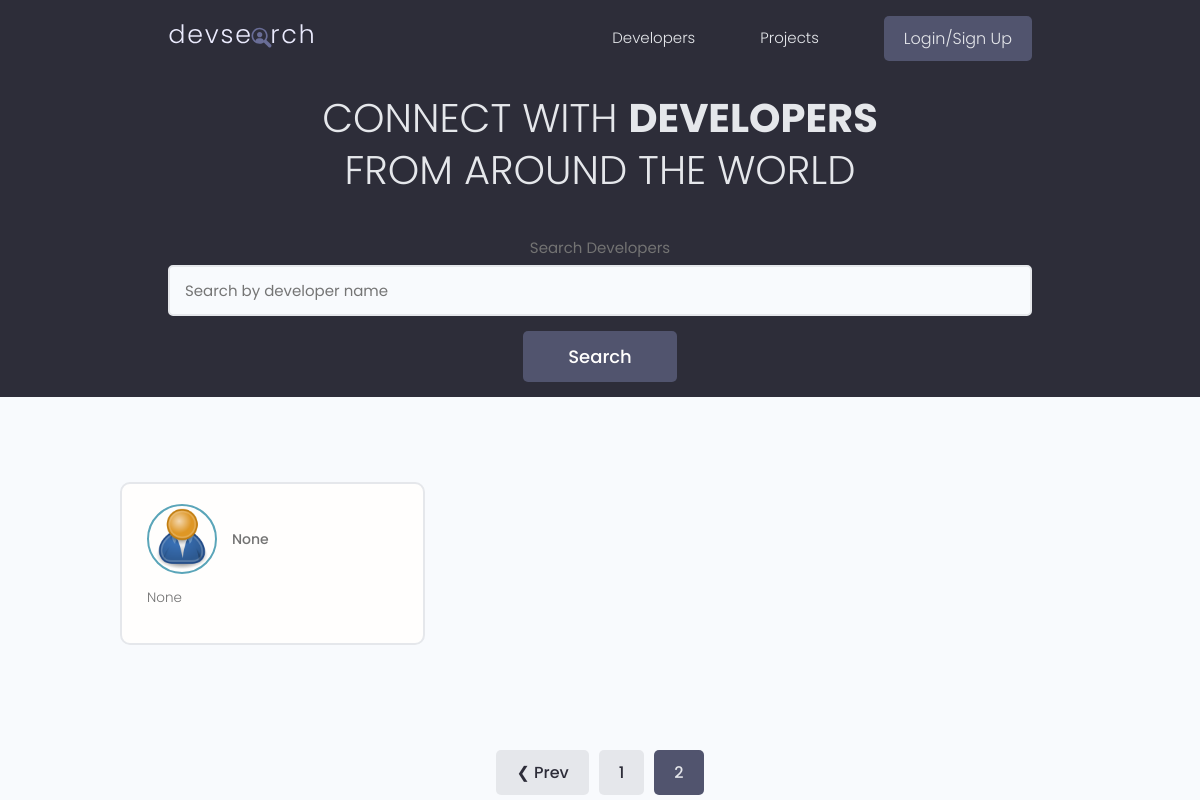
Page /?page=2 on the earlier database version.
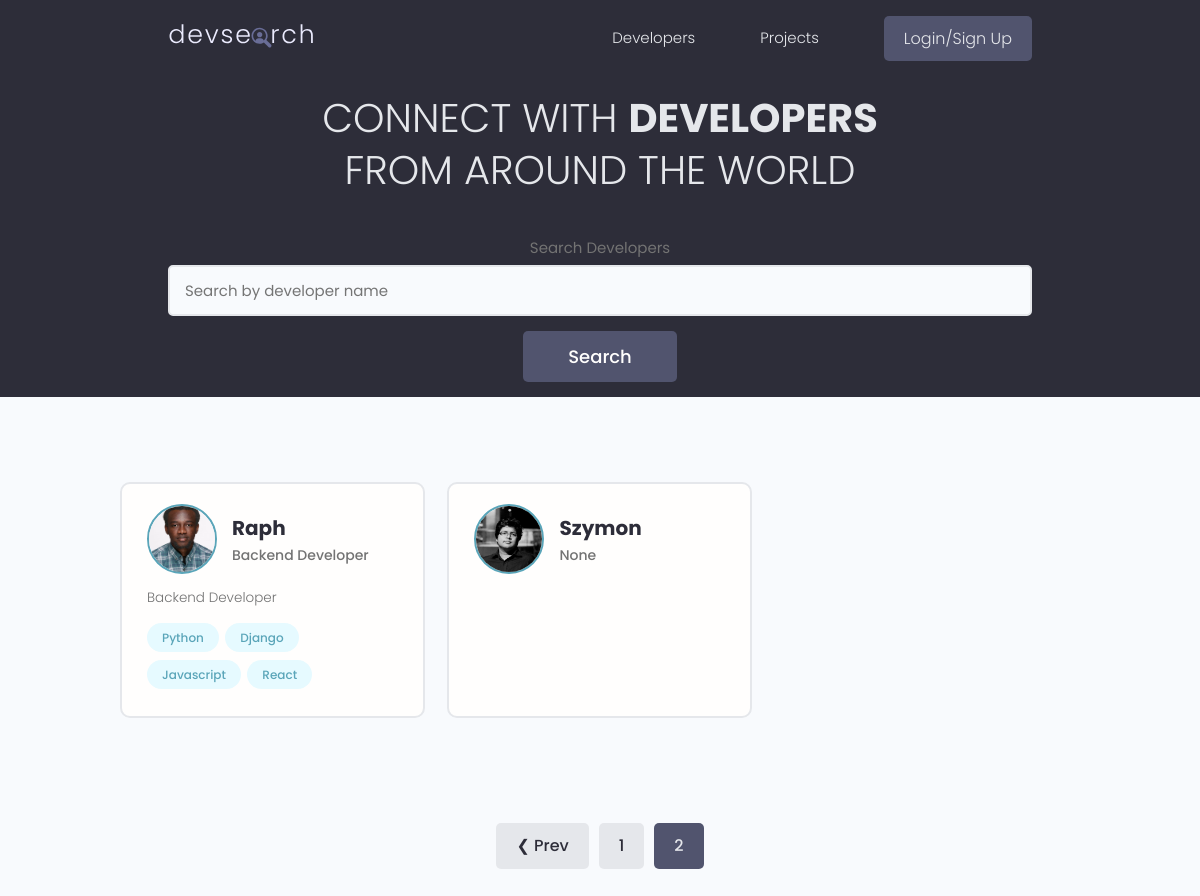
Same page on the later database version.
### users/models.py (models this page shows, shortened)
class Profile(models.Model):
    user = models.OneToOneField(
        User, on_delete=models.CASCADE, null=True, blank=True)
    name = models.CharField(max_length=200, blank=True, null=True)
    email = models.EmailField(max_length=500, blank=True, null=True)
    username = models.CharField(max_length=200, blank=True, null=True)
    location = models.CharField(max_length=200, blank=True, null=True)
    short_intro = models.CharField(max_length=200, blank=True, null=True)
    bio = models.TextField(blank=True, null=True)
    profile_image = models.ImageField(
        null=True, blank=True, upload_to='profiles/', default='profiles/user-default.png')
    social_github = models.CharField(max_length=200, blank=True, null=True)
    social_twitter = models.CharField(max_length=200, blank=True, null=True)
    social_linkedin = models.CharField(max_length=200, blank=True, null=True)
    social_youtube = models.CharField(max_length=200, blank=True, null=True)
    social_website = models.CharField(max_length=200, blank=True, null=True)
    created = models.DateTimeField(auto_now_add=True)
    id = models.UUIDField(default=uuid.uuid4, unique=True,
                          primary_key=True, editable=False)
    phone_number = models.CharField(max_length=12, blank=True)

class Skill(models.Model):
    owner = models.ForeignKey(
        Profile, on_delete=models.CASCADE, null=True, blank=True)
    name = models.CharField(max_length=200, blank=True, null=True)
    description = models.TextField(null=True, blank=True)
    created = models.DateTimeField(auto_now_add=True)
    id = models.UUIDField(default=uuid.uuid4, unique=True,
                          primary_key=True, editable=False)
    def __str__(self):
        return str(self.name)

### users/views.py (the view)
# urls.py: path('', views.profiles, name="profiles"),
def profiles(request):
    profiles, search_query = searchProfiles(request)
    custom_range, profiles = paginateProfiles(request, profiles, 2)
    context = {
        'profiles': profiles,
        'search_query': search_query,
        'custom_range': custom_range
    }
    return render(request, 'users/profiles.html', context)

### users/utils.py (called while the page is built)
def paginateProfiles(request, profiles, results):
    page = request.GET.get('page')
    paginator = Paginator(profiles, results)
    try:
        profiles = paginator.page(page)
    except PageNotAnInteger:
        page = 1
        profiles = paginator.page(page)
    except EmptyPage:
        page = paginator.num_pages
        profiles = paginator.page(page)
    leftIndex = (int(page) - 4)
    if leftIndex < 1:
        leftIndex = 1
    rightIndex = (int(page) + 5)
    if rightIndex > paginator.num_pages:
        rightIndex = paginator.num_pages + 1
    custom_range = range(leftIndex, rightIndex)
    return custom_range, profiles

def searchProfiles(request):
    search_query = ''
    if request.GET.get('search_query'):
        search_query = request.GET.get('search_query')
    skills = Skill.objects.filter(name__icontains=search_query)
    profiles = Profile.objects.distinct().filter(
        Q(name__icontains=search_query) |
        Q(short_intro__icontains=search_query) |
        Q(skill__in=skills)
    )
    return profiles, search_query

### users/templates/users/profiles.html
{% extends 'main.html' %}
{% block content %}
  <main class="home">
    <section class="hero-section text-center">
      <div class="container container--narrow">
        <div class="hero-section__box">
          <h2>CONNECT WITH <span>DEVELOPERS</span></h2>
          <h2>FROM AROUND THE WORLD</h2>
        </div>
        <div class="hero-section__search">
          <form id="searchForm" action="{% url 'profiles' %}" method="get">
            <div class="form__field">
              <label for="formInput#search">Search Developers </label>
              <input class="input input--text" id="formInput#search" type="text" name="search_query"
                value="{{search_query}}" placeholder="Search by developer name" />
            </div>
            <input class="btn btn--sub btn--lg" type="submit" value="Search" />
          </form>
        </div>
      </div>
    </section>
    <section class="devlist">
      <div class="container">
        <div class="grid grid--three">
            {% for profile in profiles %}
          <div class="column card">
            <div class="dev">
              <a href="{% url 'user-profile' profile.id %}" class="card__body">
                <div class="dev__profile">
                  <img class="avatar avatar--md" src="{{ profile.profile_image.url }}" alt="image" />
                  <div class="dev__meta">
                    <h3>{{ profile.name }}</h3>
                    <h5>{{ profile.short_intro }}</h5>
                  </div>
                </div>
                <p class="dev__info">{{profile.bio|slice:"150"}}</p>
                <div class="dev__skills">
                    {% for skill in profile.skill_set.all|slice:"4" %}
                  <span class="tag tag--pill tag--main">
                    <small>{{skill}}</small>
                  </span>
                  {% endfor %}
                </div>
              </a>
            </div>
          </div>
          {% endfor %}
        </div>
      </div>
    </section>
    {% include 'pagination.html' with queryset=profiles  custom_range=custom_range %}
  </main>
</body>
</html>
{% endblock %}

### templates/main.html (shortened to what this page needs)
<!DOCTYPE html>
{% load static %}
<html>
<head>
    <link rel="stylesheet" href="https://cdn.iconmonstr.com/1.3.0/css/iconmonstr-iconic-font.min.css" />
    <link rel="stylesheet" href="{% static 'uikit/styles/uikit.css' %}" />
    <link rel="stylesheet" href="{% static 'styles/app.css' %}" />
</head>
<body>
    {% include 'navbar.html' %}
    {% block content %}
    {% endblock content %}
</body>
</html>

### templates/navbar.html (shortened to what this page needs)
{% load static %}
<header class="header">
    <div class="container container--narrow">
        <a href="{% url 'profiles' %}" class="header__logo">
            <img src="{% static 'images/logo.svg' %} " alt="DevSearch Logo" />
        </a>
        <nav class="header__nav">
            <ul class="header__menu">
                <li class="header__menuItem"><a href="{% url 'profiles' %}">Developers</a></li>
                <li class="header__menuItem"><a href="{% url 'projects' %}">Projects</a></li>
                {% if request.user.is_authenticated %}
                <li class="header__menuItem"><a href="{% url 'inbox' %}">Inbox</a></li>
                <li class="header__menuItem"><a href="{% url 'account' %}">Account</a></li>
                <li class="header__menuItem"><a href="{% url 'logout' %}" class="btn btn--sub">Logout</a></li>
                {% else %}
                <li class="header__menuItem"><a href="{% url 'login' %}" class="btn btn--sub">Login/Sign Up</a></li>
                {% endif %}
            </ul>
        </nav>
    </div>
</header>

### templates/pagination.html (shortened to what this page needs)
{% if queryset.has_other_pages %}
<div class="pagination">
    <ul class="container">
        {% if queryset.has_previous %}
        <li><a href="?page={{queryset.previous_page_number}}" class="btn page-link"
                data-page="{{queryset.previous_page_number}}">&#10094; Prev</a></li>
        {% endif %}
        {% for page in custom_range %}
        {% if page == queryset.number%}
        <li><a href="?page={{page}}" class="btn page-link btn--sub" data-page="{{page}}">{{page}}</a></li>
        {% else %}
        <li><a href="?page={{page}}" class="btn page-link" data-page="{{page}}">{{page}}</a></li>
        {% endif %}
        {% endfor %}
    </ul>
</div>
{% endif %}

### static/styles/app.css (style rules this page uses)
:root { --color-sub: #2d2d39; }
.btn--sub { background-color: var(--color-sub-light); }
.card { border: 2px solid var(--color-light); }
img { width: 100%; }
.header { position: sticky; z-index: 111; background-color: var(--color-sub); padding: 1.5rem 0; }
.header > .container { display: flex; justify-content: space-between; align-items: center; }
.header__logo > img { height: 3.8rem; }
.header__nav > ul { display: inline-flex; align-items: center; list-style: none; gap: 6.5rem; }
.header__menuItem > a { color: var(--color-light); font-weight: 300; }
.hero-section { height: 40vh; display: flex; align-items: center; background-color: var(--color-sub); }
.hero-section__box { margin-bottom: 4rem; }
.hero-section__box > h2, .hero-section__box > h2 > span { font-size: 4rem; color: var(--color-light); line-height: 1.3; text-transform: uppercase; }
.hero-section__box > h2 { font-weight: 300; }
.hero-section__box > h2 > span { font-weight: 700; }
.devlist { margin-top: 8rem; }
.devlist .grid { align-items: stretch; }
.devlist .dev .dev__profile { display: flex; align-items: center; gap: 1.5rem; }
.devlist .dev .dev__meta h3 { color: var(--color-sub); font-size: 2rem; font-weight: 700; }
.devlist .dev .dev__meta h5 { color: var(--color-text); font-size: 1.4rem; font-weight: 500; }
.devlist .dev .dev__info { margin: 1.5rem 0; font-size: 1.35rem; line-height: 1.4; text-align: justify; }
.pagination { margin-top: 8rem; margin-bottom: 10rem; }
.pagination > ul { flex-wrap: wrap; list-style: none; display: flex; align-items: center; justify-content: center; gap: 1rem; }
.pagination .btn { color: var(--color-sub); }
.pagination .btn.btn--sub { color: var(--color-light); }

### static/uikit/styles/modules/_variables.css (style rules this page uses)
:root { --color-main: #5aa5b9; --color-main-light: #e6faff; --color-sub: #3f4156; --color-sub-light: #51546e; --color-sub-lighter: #ededfd; --color-text: #737373; --color-gray: #8b8b8b; --color-light: #e5e7eb; --color-light-gray: #767676; --color-bg: #f8fafd; --color-white: #fffefd; --color-white-light: #f3f3f3; --color-success: #359e64; --color-success-bg: #def8e8; --color-error: #fc4b0b; --color-error-bg: #fff2ee; --font-base: 'Poppins', arial, helvetica, 'Segoe UI', roboto, ubuntu, sans-serif; --font-monospace: 'Fira Code', 'Courier New', courier, monospace; --font-regular: 300; --font-medium: 500; --font-bold: 700; --generic-shadow: 1px 1px 5px #00000010; --generic-transition: all 0.3s ease-in-out; }

### static/uikit/styles/modules/_base.css (style rules this page uses)
* { margin: 0; padding: 0; box-sizing: border-box; text-rendering: optimizeLegibility; color: inherit; font-size: inherit; }
html { font-size: 50%; }
@media only screen and (min-width: 480px) { html { font-size: 56.25%; } }
@media only screen and (min-width: 1200px) { html { font-size: 62.5%; } }
body { line-height: 1.6; font-weight: 400; font-size: 1.5rem; color: var(--color-text); background-color: var(--color-bg); min-height: 100vh; }

### static/uikit/styles/modules/_typography.css (style rules this page uses)
* { font-family: var(--font-base); }
h2 { font-size: 3.6rem; font-weight: var(--font-bold); }
h3 { font-size: 3.2rem; font-weight: var(--font-medium); }
h5 { font-size: 2.4rem; font-weight: var(--font-medium); }
h5, h6 { font-weight: var(--font-regular); }
p, span, strong { font-size: 1.6rem; color: var(--color-text); font-weight: var(--font-regular); }
a { padding-bottom: 2px; text-decoration: none; display: inline-block; color: var(--color-main); font-weight: var(--font-medium); }

### static/uikit/styles/modules/_utilities.css (style rules this page uses)
.container { width: 92%; max-width: 165rem; margin: 0 auto; box-sizing: border-box; }
.container--narrow { width: 92%; max-width: 120rem; }
@media screen and (min-width: 1000px) { .container { width: 90%; } }
@media screen and (min-width: 1000px) { .container--narrow { width: 85%; } }
@media screen and (min-width: 1200px) { .container { width: 80%; } }
@media screen and (min-width: 1200px) { .container--narrow { width: 72%; } }
.text-center { text-align: center; }

### static/uikit/styles/modules/_avatar.css (style rules this page uses)
.avatar { border-radius: 50%; border: 2px solid var(--color-main); object-fit: cover; }
.avatar--md { height: 7rem; width: 7rem; }

### static/uikit/styles/modules/_card.css (style rules this page uses)
.card { border-radius: 1rem; background-color: var(--color-white); border: 1.5px solid var(--color-light); width: auto; height: auto; margin-top: 0.5rem; margin-bottom: 0.5rem; overflow: hidden; }
.card__body, .card__header { padding: 2rem 2.5rem; }

Differences in the rows shown:
removed Profile: profile_image (placeholder picture), short_intro "None", bio "None"
added Profile: profile_image (picture), name "Raph", short_intro "Backend Developer", bio "Backend Developer"
added Skill: name "Python"
added Skill: name "Django"
added Skill: name "Javascript"
added Skill: name "React"
added Profile: profile_image (picture), name "Szymon", short_intro "None"
